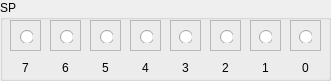
   <widget class="QGroupBox" name="groupBox_SP">
    <property name="geometry">
     <rect>
      <x>20</x>
      <y>190</y>
      <width>331</width>
      <height>81</height>
     </rect>
    </property>
    <property name="title">
     <string>SP</string>
    </property>
    <widget class="QFrame" name="frame_41">
     <property name="geometry">
      <rect>
       <x>50</x>
       <y>20</y>
       <width>31</width>
       <height>31</height>
      </rect>
     </property>
     <property name="frameShape">
      <enum>QFrame::StyledPanel</enum>
     </property>
     <property name="frameShadow">
      <enum>QFrame::Sunken</enum>
     </property>
     <property name="lineWidth">
      <number>0</number>
     </property>
     <property name="midLineWidth">
      <number>0</number>
     </property>
     <widget class="QRadioButton" name="radioButton_SP6">
      <property name="geometry">
       <rect>
        <x>10</x>
        <y>10</y>
        <width>13</width>
        <height>13</height>
       </rect>
      </property>
      <property name="font">
       <font>
        <pointsize>6</pointsize>
       </font>
      </property>
      <property name="text">
       <string/>
      </property>
     </widget>
    </widget>
    <widget class="QFrame" name="frame_42">
     <property name="geometry">
      <rect>
       <x>90</x>
       <y>20</y>
       <width>31</width>
       <height>31</height>
      </rect>
     </property>
     <property name="frameShape">
      <enum>QFrame::StyledPanel</enum>
     </property>
     <property name="frameShadow">
      <enum>QFrame::Sunken</enum>
     </property>
     <property name="lineWidth">
      <number>5</number>
     </property>
     <property name="midLineWidth">
      <number>0</number>
     </property>
     <widget class="QRadioButton" name="radioButton_SP5">
      <property name="geometry">
       <rect>
        <x>10</x>
        <y>10</y>
        <width>13</width>
        <height>13</height>
       </rect>
      </property>
      <property name="font">
       <font>
        <pointsize>6</pointsize>
       </font>
      </property>
      <property name="text">
       <string/>
      </property>
     </widget>
    </widget>
    <widget class="QFrame" name="frame_43">
     <property name="geometry">
      <rect>
       <x>130</x>
       <y>20</y>
       <width>31</width>
       <height>31</height>
      </rect>
     </property>
     <property name="frameShape">
      <enum>QFrame::StyledPanel</enum>
     </property>
     <property name="frameShadow">
      <enum>QFrame::Sunken</enum>
     </property>
     <property name="lineWidth">
      <number>5</number>
     </property>
     <property name="midLineWidth">
      <number>0</number>
     </property>
     <widget class="QRadioButton" name="radioButton_SP4">
      <property name="geometry">
       <rect>
        <x>10</x>
        <y>10</y>
        <width>13</width>
        <height>13</height>
       </rect>
      </property>
      <property name="font">
       <font>
        <pointsize>6</pointsize>
       </font>
      </property>
      <property name="text">
       <string/>
      </property>
     </widget>
    </widget>
    <widget class="QFrame" name="frame_44">
     <property name="geometry">
      <rect>
       <x>170</x>
       <y>20</y>
       <width>31</width>
       <height>31</height>
      </rect>
     </property>
     <property name="frameShape">
      <enum>QFrame::StyledPanel</enum>
     </property>
     <property name="frameShadow">
      <enum>QFrame::Sunken</enum>
     </property>
     <property name="lineWidth">
      <number>5</number>
     </property>
     <property name="midLineWidth">
      <number>0</number>
     </property>
     <widget class="QRadioButton" name="radioButton_SP3">
      <property name="geometry">
       <rect>
        <x>9</x>
        <y>10</y>
        <width>13</width>
        <height>13</height>
       </rect>
      </property>
      <property name="font">
       <font>
        <pointsize>6</pointsize>
       </font>
      </property>
      <property name="text">
       <string/>
      </property>
     </widget>
    </widget>
    <widget class="QFrame" name="frame_45">
     <property name="geometry">
      <rect>
       <x>210</x>
       <y>20</y>
       <width>31</width>
       <height>31</height>
      </rect>
     </property>
     <property name="frameShape">
      <enum>QFrame::StyledPanel</enum>
     </property>
     <property name="frameShadow">
      <enum>QFrame::Sunken</enum>
     </property>
     <property name="lineWidth">
      <number>5</number>
     </property>
     <property name="midLineWidth">
      <number>0</number>
     </property>
     <widget class="QRadioButton" name="radioButton_SP2">
      <property name="geometry">
       <rect>
        <x>10</x>
        <y>10</y>
        <width>13</width>
        <height>13</height>
       </rect>
      </property>
      <property name="font">
       <font>
        <pointsize>6</pointsize>
       </font>
      </property>
      <property name="text">
       <string/>
      </property>
     </widget>
    </widget>
    <widget class="QFrame" name="frame_46">
     <property name="geometry">
      <rect>
       <x>250</x>
       <y>20</y>
       <width>31</width>
       <height>31</height>
      </rect>
     </property>
     <property name="frameShape">
      <enum>QFrame::StyledPanel</enum>
     </property>
     <property name="frameShadow">
      <enum>QFrame::Sunken</enum>
     </property>
     <property name="lineWidth">
      <number>5</number>
     </property>
     <property name="midLineWidth">
      <number>0</number>
     </property>
     <widget class="QRadioButton" name="radioButton_SP1">
      <property name="geometry">
       <rect>
        <x>9</x>
        <y>10</y>
        <width>13</width>
        <height>13</height>
       </rect>
      </property>
      <property name="font">
       <font>
        <pointsize>6</pointsize>
       </font>
      </property>
      <property name="text">
       <string/>
      </property>
     </widget>
    </widget>
    <widget class="QFrame" name="frame_47">
     <property name="geometry">
      <rect>
       <x>290</x>
       <y>20</y>
       <width>31</width>
       <height>31</height>
      </rect>
     </property>
     <property name="frameShape">
      <enum>QFrame::StyledPanel</enum>
     </property>
     <property name="frameShadow">
      <enum>QFrame::Sunken</enum>
     </property>
     <property name="lineWidth">
      <number>5</number>
     </property>
     <property name="midLineWidth">
      <number>0</number>
     </property>
     <widget class="QRadioButton" name="radioButton_SP0">
      <property name="geometry">
       <rect>
        <x>9</x>
        <y>10</y>
        <width>13</width>
        <height>13</height>
       </rect>
      </property>
      <property name="font">
       <font>
        <pointsize>6</pointsize>
       </font>
      </property>
      <property name="text">
       <string/>
      </property>
     </widget>
    </widget>
    <widget class="QFrame" name="frame_48">
     <property name="geometry">
      <rect>
       <x>10</x>
       <y>20</y>
       <width>31</width>
       <height>31</height>
      </rect>
     </property>
     <property name="frameShape">
      <enum>QFrame::StyledPanel</enum>
     </property>
     <property name="frameShadow">
      <enum>QFrame::Sunken</enum>
     </property>
     <property name="lineWidth">
      <number>1</number>
     </property>
     <property name="midLineWidth">
      <number>0</number>
     </property>
     <widget class="QRadioButton" name="radioButton_SP7">
      <property name="geometry">
       <rect>
        <x>10</x>
        <y>10</y>
        <width>13</width>
        <height>13</height>
       </rect>
      </property>
      <property name="font">
       <font>
        <pointsize>6</pointsize>
       </font>
      </property>
      <property name="text">
       <string/>
      </property>
     </widget>
    </widget>
    <widget class="QLabel" name="label_43">
     <property name="geometry">
      <rect>
       <x>10</x>
       <y>60</y>
       <width>31</width>
       <height>16</height>
      </rect>
     </property>
     <property name="text">
      <string>7</string>
     </property>
     <property name="alignment">
      <set>Qt::AlignCenter</set>
     </property>
    </widget>
    <widget class="QLabel" name="label_44">
     <property name="geometry">
      <rect>
       <x>50</x>
       <y>60</y>
       <width>31</width>
       <height>16</height>
      </rect>
     </property>
     <property name="text">
      <string>6</string>
     </property>
     <property name="alignment">
      <set>Qt::AlignCenter</set>
     </property>
    </widget>
    <widget class="QLabel" name="label_45">
     <property name="geometry">
      <rect>
       <x>90</x>
       <y>60</y>
       <width>31</width>
       <height>16</height>
      </rect>
     </property>
     <property name="text">
      <string>5</string>
     </property>
     <property name="alignment">
      <set>Qt::AlignCenter</set>
     </property>
    </widget>
    <widget class="QLabel" name="label_46">
     <property name="geometry">
      <rect>
       <x>130</x>
       <y>60</y>
       <width>31</width>
       <height>16</height>
      </rect>
     </property>
     <property name="text">
      <string>4</string>
     </property>
     <property name="alignment">
      <set>Qt::AlignCenter</set>
     </property>
    </widget>
    <widget class="QLabel" name="label_47">
     <property name="geometry">
      <rect>
       <x>170</x>
       <y>60</y>
       <width>31</width>
       <height>16</height>
      </rect>
     </property>
     <property name="text">
      <string>3</string>
     </property>
     <property name="alignment">
      <set>Qt::AlignCenter</set>
     </property>
    </widget>
    <widget class="QLabel" name="label_48">
     <property name="geometry">
      <rect>
       <x>210</x>
       <y>60</y>
       <width>31</width>
       <height>16</height>
      </rect>
     </property>
     <property name="text">
      <string>2</string>
     </property>
     <property name="alignment">
      <set>Qt::AlignCenter</set>
     </property>
    </widget>
    <widget class="QLabel" name="label_49">
     <property name="geometry">
      <rect>
       <x>250</x>
       <y>60</y>
       <width>31</width>
       <height>16</height>
      </rect>
     </property>
     <property name="text">
      <string>1</string>
     </property>
     <property name="alignment">
      <set>Qt::AlignCenter</set>
     </property>
    </widget>
    <widget class="QLabel" name="label_50">
     <property name="geometry">
      <rect>
       <x>290</x>
       <y>60</y>
       <width>31</width>
       <height>16</height>
      </rect>
     </property>
     <property name="text">
      <string>0</string>
     </property>
     <property name="alignment">
      <set>Qt::AlignCenter</set>
     </property>
    </widget>
   </widget>
